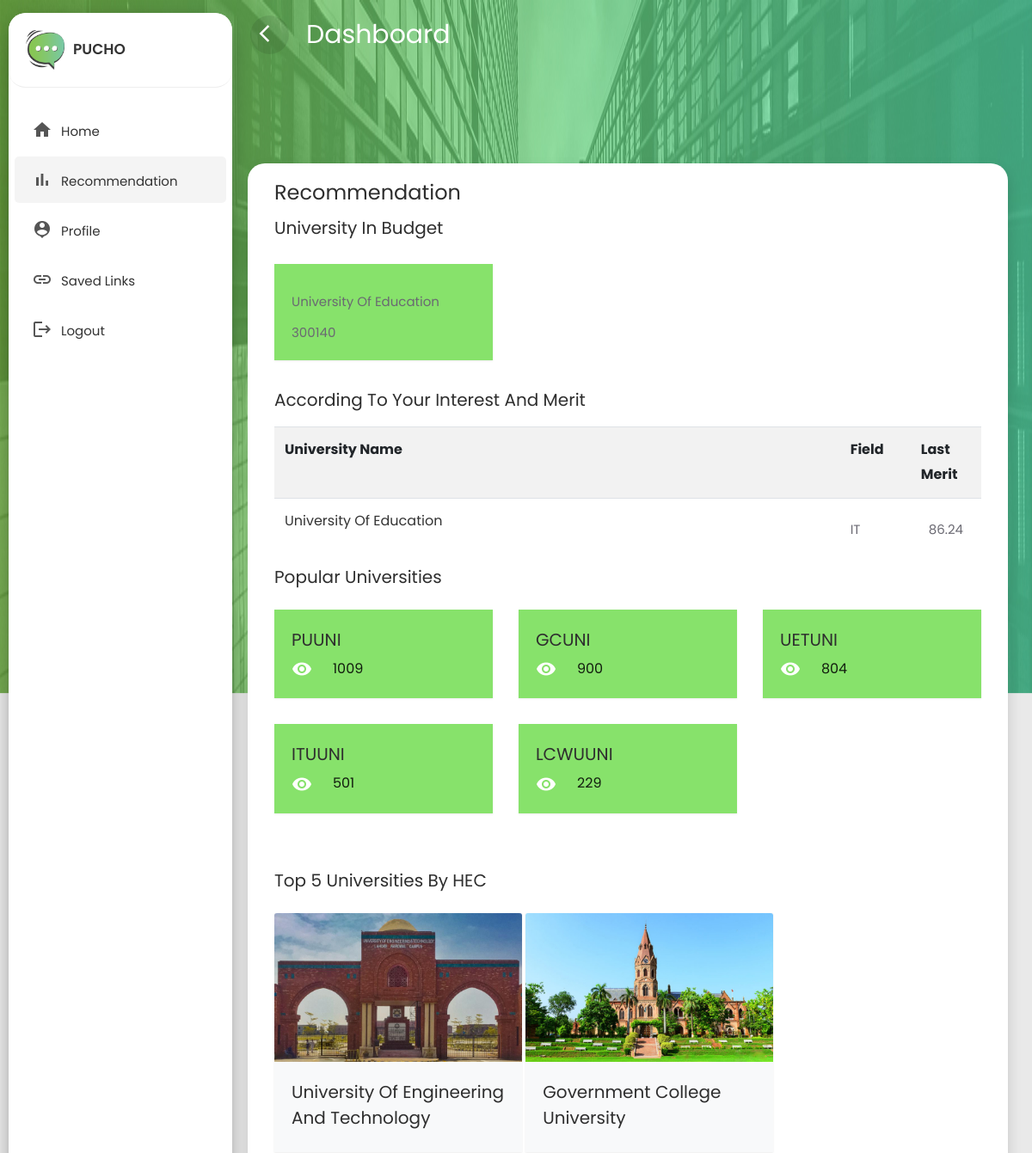
The page /recommendation/ (signed in, upper part) on the database as committed earlier.
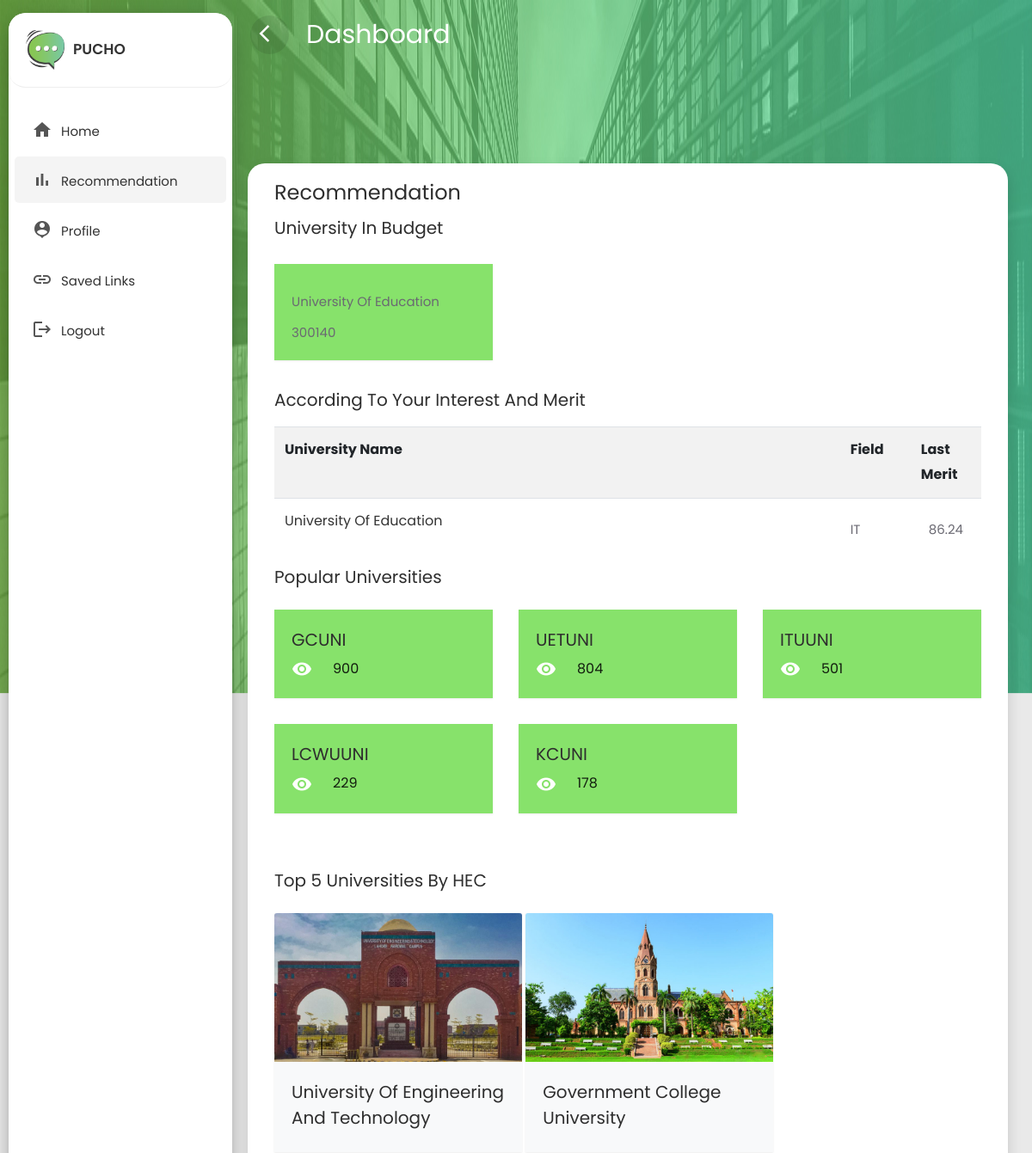
The same page on the database as committed later.
### university/models.py (models this page shows, shortened)
class University (models.Model):
    university_name = models.CharField(max_length=150, blank= True)
    program_name = models.CharField(max_length=150)
    program_abbreviation = models.CharField(max_length=15,blank=True)
    last_merit = models.CharField(max_length=1500)
    eligibilty_criteria = models.CharField(max_length=1500)
    fee_structure = models.IntegerField()

class UniversitiesCount(models.Model):
    university_name = models.CharField(max_length=150)
    count = models.IntegerField()

### recommendation/views.py (the view)
# urls.py: path("", include("recommendation.urls")),
def recommendation(request):
    profile = Profile.objects.get(student=request.user)
    gaurdian_income = profile.gaurdian_income
    matric_marks = profile.matric_marks
    matric_grade = profile.matric_grade
    inter_marks = profile.inter_marks
    inter_grade = profile.inter_grade
    university_name = profile.university_name
    field_of_interest = profile.field_of_interest
    matric_marks_percentange = (matric_marks / 1100) * 30
    inter_marks_percentange = (inter_marks / 1100) * 70
    final_percentange = matric_marks_percentange + inter_marks_percentange
    query = University.objects.filter(program_abbreviation=field_of_interest, last_merit__lte=final_percentange)
    query2 = UniversitiesCount.objects.order_by('-count')[:5]
    query5 = University.objects.filter(program_abbreviation=field_of_interest, fee_structure__lte=gaurdian_income)
    return render(request, "recommendation.html",
                  context={'final_query': query, 'final_query2': query2, 'final_query5': query5})

### templates/recommendation.html (shortened to what this page needs)
{% extends "chatbot.html" %}
{%  load static  %}
{% block content %}
  <head>
    <link rel="stylesheet" href="{% static 'css/bootstrap.min.css' %}">
    <link rel="stylesheet" href="{% static 'css/dashboard.css' %}">
  </head>
  <body>
    <div class="wrapper">
        <nav id="sidebar">
          <div class="sidebar-header">
            <h3><img src="{% static 'images/logo2.png' %}" class="img-fluid"/><span>Pucho</span></h3>
          </div>
          <ul class="list-unstyled components">
            <li>
              <a href="{% url 'home' %}" class="dashboard"><i class="material-icons">home</i><span>Home</span></a>
            </li>
            <li class="active">
              <a href="{% url 'recommendation' %}" class="dashboard"><i class="material-icons">bar_chart</i><span>Recommendation</span></a>
            </li>
            <li>
              <a href="{% url 'profile' %}" class="dashboard"><i class="material-icons">person_pin</i><span>Profile</span></a>
            </li>
            <li  class="">
              <a href="{% url 'savedlinks' %}" class="dashboard"><i class="material-icons">link</i><span>Saved Links</span></a>
            </li>
            <li  class="">
              <a href="{% url 'logout' %}?next=/home" class="dashboard"><i class="material-icons">logout</i><span>Logout</span></a>
            </li>
          </ul>
        </nav>
        <div id="content">
          <div class="top-navbar">
            <nav class="navbar navbar-expand-lg">
              <div class="container-fluid">
                <div class="d-flex justify-content-start">
                  <button type="button" id="sidebarCollapse" class="d-xl-block d-lg-block d-md-mone d-none more-button2">
                    <span class="material-icons">arrow_back_ios</span>
                  </button>
                  <a class="navbar-brand"> Dashboard </a>
                </div>
              </div>
            </nav>
	        </div>
        	<div class="main-content">
            <div class="row content">
              <div class="col-lg-12 col-md-12 col-sm-12">
                <div class="profile-form shadow mx-2 bookmarks">
                  <div class="row mx-3">
                    <div class="col-lg-12 m-auto">
                      <div class="mt-3">
                        <h4>Recommendation</h4>
                      </div>
                        <h5 class="card-title">University In Budget</h5>
                      <div class="row">
                          {% for value in final_query5 %}
                          <div class="col-sm-4">
                              <div class="card rounded" style="background-color:#87E26B;">
                                <div class="card-body">
                                  <p class="card-text">{{value.university_name}}</p>
                                  <p class="card-text">{{value.fee_structure}}</p>
                                </div>
                              </div>
                         </div>
                          {% endfor %}
                      </div>
                      <div class="mt-3">
                        <h5>According to Your Interest and Merit</h5>
                      </div>
                      <table class="table table-striped table-condensed mt-3">
                        <tbody>
                          <tr>
                            <th>
                              University Name
                            </th>
                            <th class="table-icon">
                              Field
                            </th>
                            <th class="table-icon">
                              Last Merit
                            </th>
                          </tr>
                          {% for value in final_query %}
                          <tr>
                            <td>
                              <a href="{{value.item_page}}">{{value.university_name}}</a>
                            </td>
                            <td class="table-icon">
                              <p>{{value.program_abbreviation}}</p>
                            </td>
                            <td class="table-icon text-center">
                              <p>{{value.last_merit}}</p>
                            </td>
                          </tr>
                          {% endfor %}
                        </tbody>
                      </table>
                      <div class="mt-3 text-muted">
                        <h5>Popular Universities</h5>
                      </div>
                      <div class="row">
                        {% for value in final_query2 %}
                        <div class="col-sm-4">
                          <div class="card rounded" style="background-color:#87E26B;">
                            <div class="card-body">
                              <h5 class="card-title">{{value.university_name}}</h5>
                              <div class="d-flex align-items-center"><i class="material-icons text-white mr-4">visibility</i>{{value.count}}</div>
                            </div>
                          </div>
                        </div>
                        {% endfor %}
                      </div>
                      <div class="mt-5 text-muted">
                        <h5>Top 5 Universities by HEC</h5>
                      </div>
                      <div class="card bg-light" style="width: 18rem;">
                        <img src="{% static 'images/uet.jpg' %}" class="card-img-top" alt="...">
                        <div class="card-body">
                          <h5 class="card-title">University of Engineering and Technology</h5>
                        </div>
                      </div>
                      <div class="card bg-light" style="width: 18rem;">
                        <img src="{% static 'images/gc.jpg' %}" class="card-img-top" alt="...">
                        <div class="card-body">
                          <h5 class="card-title">Government College University</h5>
                        </div>
                      </div>
                    </div>
                  </div>
                </div>
              </div>
            </div>
          </div>
        </div>
      </div>
  </body>
{% endblock %}

### templates/chatbot.html (shortened to what this page needs)
{%  load static  %}
<!doctype html>
<html class="no-js" lang="en">
<head>
    <link rel="stylesheet" href="{% static 'css/header.css' %}">
</head>
<body>
    <section>
        {% block content %}{% endblock %}
    </section>
</body>
</html>

### static/css/header.css (style rules this page uses)
body { font-family: "Lato", sans-serif; font-weight: normal; font-style: normal; color: #6A6972; overflow-x: hidden; }
* { margin: 0; padding: 0; -webkit-box-sizing: border-box; -moz-box-sizing: border-box; box-sizing: border-box; }
img { max-width: 100%; }
i, span, a { display: inline-block; }
audio, canvas, iframe, img, svg, video { vertical-align: middle; }
h1, h2, h3, h4, h5, h6 { font-family: "Poppins", sans-serif; font-weight: 700; color: #2E2E2E; margin: 0px; }
h3 { font-size: 28px; }
h4 { font-size: 22px; }
h5 { font-size: 18px; }
ul, ol { margin: 0px; padding: 0px; list-style-type: none; }
p { font-size: 16px; font-weight: 400; line-height: 26px; color: #6A6972; margin: 0px; }
.navbar { padding: 10px 0; position: relative; transition: all 0.3s ease-out 0s; }
.navbar-brand { width: 30%; }
::placeholder { font-size: 16px; font-weight: 400; color: #535353; transition: all 0.3s ease-out 0s; }

### static/css/dashboard.css (style rules this page uses)
body, html { line-height: 1.8; font-family: 'Poppins', sans-serif; color: #555e58; text-transform:capitalize; text-rendering: optimizeLegibility !important; -webkit-font-smoothing: antialiased !important; font-weight: 400; margin:0px; padding:0px; }
h1, h2, h3, h4, h5, h6, .h1, .h2, .h3, .h4 { font-weight: 400; line-height: 1.5em; }
p { font-size: 15px; margin: 12px 0 0; line-height: 24px; }
a { color: #333; font-weight: 400; }
button { cursor:pointer; }
ul, ol { padding: 0; margin:0px; list-style: none; }
a, a:hover, a:focus { color: #333; text-decoration: none; transition: all 0.3s; }
.material-icons { font-family: 'Material Icons'; font-weight: normal; font-style: normal; font-size: 24px; display: inline-block; line-height: 1; text-transform: none; letter-spacing: normal; word-wrap: normal; white-space: nowrap; direction: ltr; -webkit-font-smoothing: antialiased; text-rendering: optimizeLegibility; -moz-osx-font-smoothing: grayscale; font-feature-settings: 'liga'; }
.wrapper { position: relative; width:100%; overflow:auto; background-color: #E9E9E9; }
#sidebar { position:fixed; height:95%!important; top: 5px; bottom: 0; left: 0; z-index:11; width: 260px; border-radius: 20px; margin: 10px; overflow:auto; transition:all 0.3s ; background: white; box-shadow: 0 10px 30px -12px rgb(0 0 0 / 42%), 0 4px 25px 0px rgb(0 0 0 / 12%), 0 8px 10px -5px rgb(0 0 0 / 20%); }
#sidebar .sidebar-header { padding:20px; background-color:#ffffff; border-radius: 20px; border-bottom:1px solid #eee; }
.sidebar-header h3 { color:#333; font-size:17px; margin:0px; text-transform:uppercase; transition:all 0.5s ease; font-weight:600; }
.sidebar-header h3 img { width:45px; margin-right:10px; }
#sidebar ul li { padding:2px 7px; }
#sidebar ul li.active>a { color: #333; background-color: rgba(200, 200, 200, 0.2); }
#sidebar ul.components { padding: 20px 0; }
#sidebar ul li a { padding: 10px; line-height: 30px; border-radius:5px; font-size: 15px; position:relative;' font-weight: 400; display: block; }
#sidebar ul li a span { text-transform:capitalize; display:inline-block; }
#sidebar ul li a i { position: relative; margin-right: 10px; top: 5px; color: #555555; margin-left: 10px; }
#content { position: relative; transition: all 0.3s; background-color: transparent; }
.top-navbar { width:100%; z-index:9; position:relative; }
.main-content { padding:10px 20px 0px 20px; position: relative; width: 100%; background-color: transparent; }
.navbar { color: #FFFFFF; }
.navbar button { background-color: transparent; border:none; }
.more-button2 { margin-top: 10px; }
.navbar button span { color:#fff; }
.navbar-brand { font-size: 30px; color: #FFFFFF; }
#sidebarCollapse { border-radius:50%; width:45px; height:45px; text-align:center; line-height:45px; margin-right:20px; border:none; color: #FFFFFF; background-color: rgba(0, 0, 0, 0.09); }
#sidebarCollapse span { margin: 9px; padding: 0px; }
.content { margin-top: 100px; }
.profile-form { background-color: white; border-radius: 20px; }
.bookmarks { min-height: 500px; }
.table-icon { width: 10%; }
.card { margin: 10px 0; }
.card { border-radius: 0px!important; }
.card { display: inline-block; position: relative; border:none!important; width: 100%; margin:15px 0; box-shadow: 0 1px 2px rgb(0 0 0 / 8%); border-radius: 6px; color: rgba(0,0,0, 0.87); background: #fff; }
.card .card-title:not(.card-calendar .card-title) { margin-top: 0; margin-bottom: 5px; }
@media only screen and (min-width:992px) { #content { width: calc(100% - 260px); position: relative; float: right; transition: all 0.3s; background-color: transparent; } }

Rows that differ between the two databases and show on the page:
removed UniversitiesCount: university_name "PUUNI", count "1009"
now on this page (row unchanged): UniversitiesCount: university_name "KCUNI", count "178"
